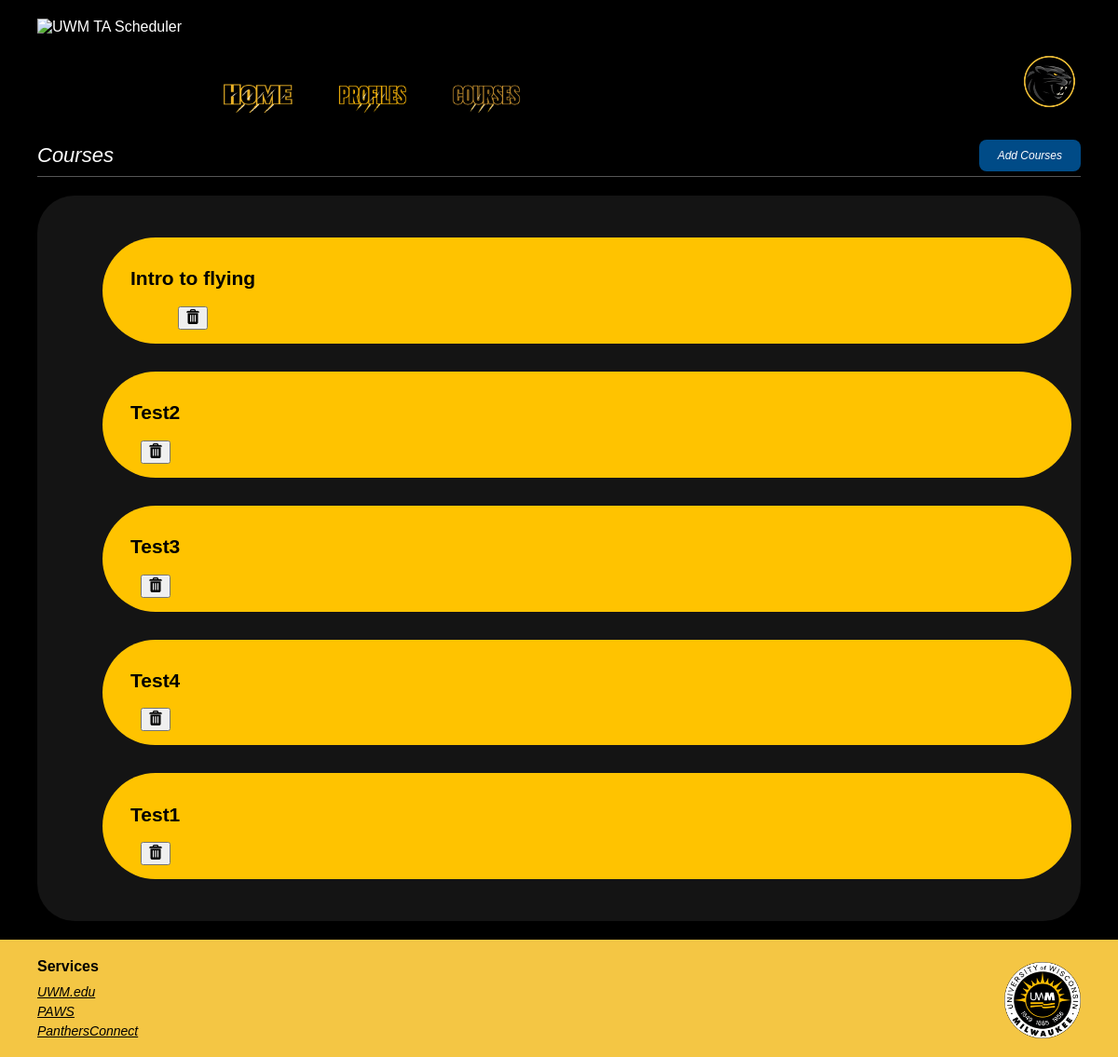
/home/Courses.html (signed in), run on an earlier commit of the app's database.
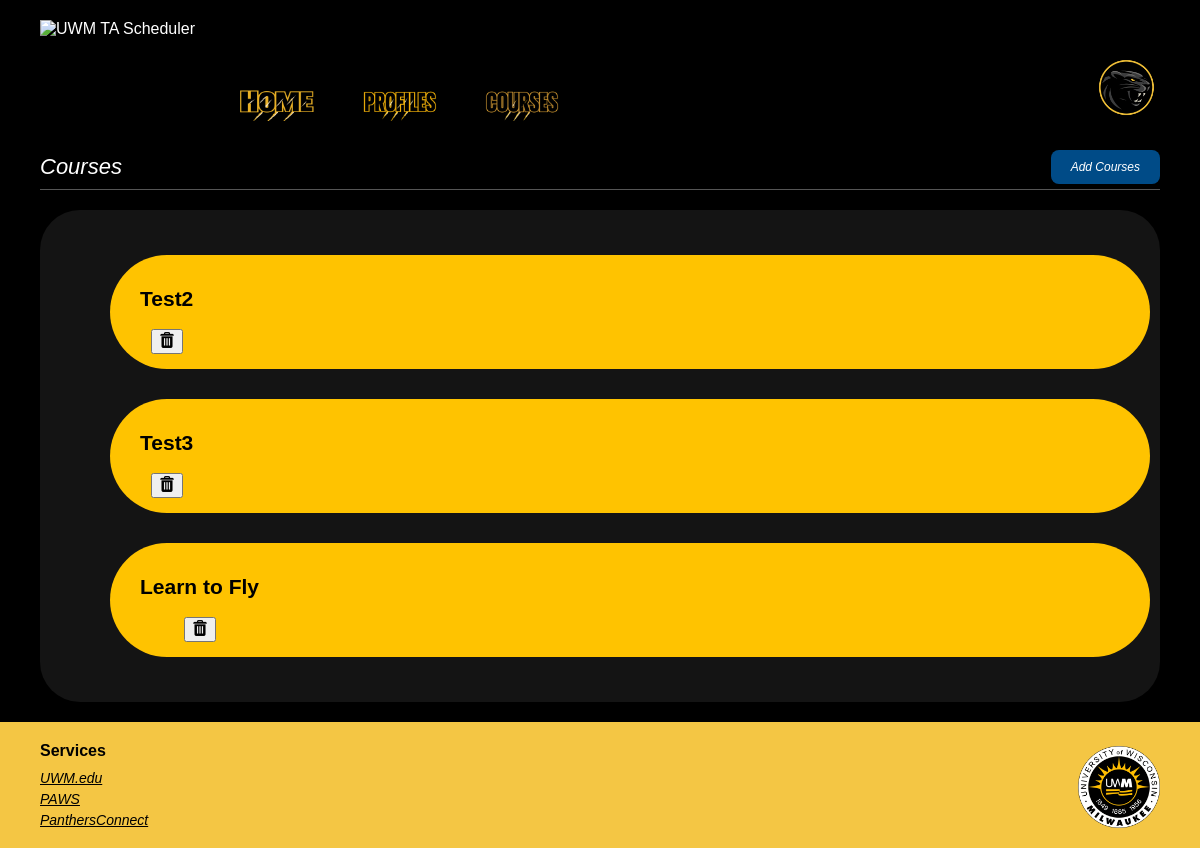
And on a later commit of the database.
### ta_scheduler/models.py (models this page shows, shortened)
class Course(models.Model):
    courseName = models.CharField(max_length=100)
    sections = models.ForeignKey(Section, on_delete=models.CASCADE, related_name="courses",null=True,blank=True)
    instructor = models.ForeignKey(User, on_delete=models.SET_NULL, related_name="courses_teaching",null=True,blank=True)

### ta_scheduler/views.py (the view, shortened to what this page needs)
# urls.py: path('home/Courses.html', views.courses, name = 'courses'),
@login_required
def courses(request):
    sections = Section.objects.all()
    instructors = User.objects.all()
    allcourses = Course.objects.all()
    return render(request, 'Courses.html', {
        'sections': sections,
        'instructors': instructors,
        'courses': allcourses,
    })

### templates/Courses.html (shortened to what this page needs)
{% load static %}
<!DOCTYPE html>
<html lang="en">
<head>
  <link rel="stylesheet" href="{% static 'Style.css' %}">
</head>
<body>
  <main>
    <header>
      <div class="header-left">
        <img src="{% static 'UWM logo.png' %}" alt="UWM TA Scheduler" class="logo-left" />
        <nav class="nav">
          <a href="Home.html"><img src="{% static 'Home.png' %}" alt="Home" /></a>
          <a href="Profiles.html"><img src="{% static 'Profiles.png' %}" alt="Profiles" /></a>
          <a href="Courses.html"><img src="{% static 'Courses.png' %}" alt="Courses" /></a>
        </nav>
      </div>
      <div class="pfp-wrapper">
        <a href="#" class="pfp-link">
          <img src="{% static 'pfp.png' %}" alt="Profile Picture" />
        </a>
      </div>
    </header>
    <div class="Courses">
        Courses
        <label for="popup-toggle" class="popup-button">Add Courses</label>
    </div>
    <div class="divider"></div>
    <section class="main-container">
    <div class="courses-list">
    {% for course in courses %}
        <div class="course-container">
        <a href="{% url 'course_detail' course.id %}" class="course-item">
            <div>
                <h2>{{ course.courseName }}</h2>
            <form method="post" style="display:inline;">
                <div class = "delete">
                    <button type="submit"><img src="{% static 'trash.png' %}" alt="Delete"></button>
                </div>
            </form>
            </div>
        </a>
        </div>
    {% endfor %}
</div>
    </section>
  </main>
  <footer>
    <div class="footer-links">
      <h4><strong>Services</strong></h4>
      <a href="#">UWM.edu</a>
      <a href="#">PAWS</a>
      <a href="#">PanthersConnect</a>
    </div>
    <img src="{% static 'Seal.png' %}" alt="UWM Seal" class="footer-logo" />
  </footer>
</body>
</html>

What changed in the data, as far as the page shows it:
removed Course: courseName "Intro to flying"
removed Course: courseName "Test4"
removed Course: courseName "Test1"
added Course: courseName "Learn to Fly"
